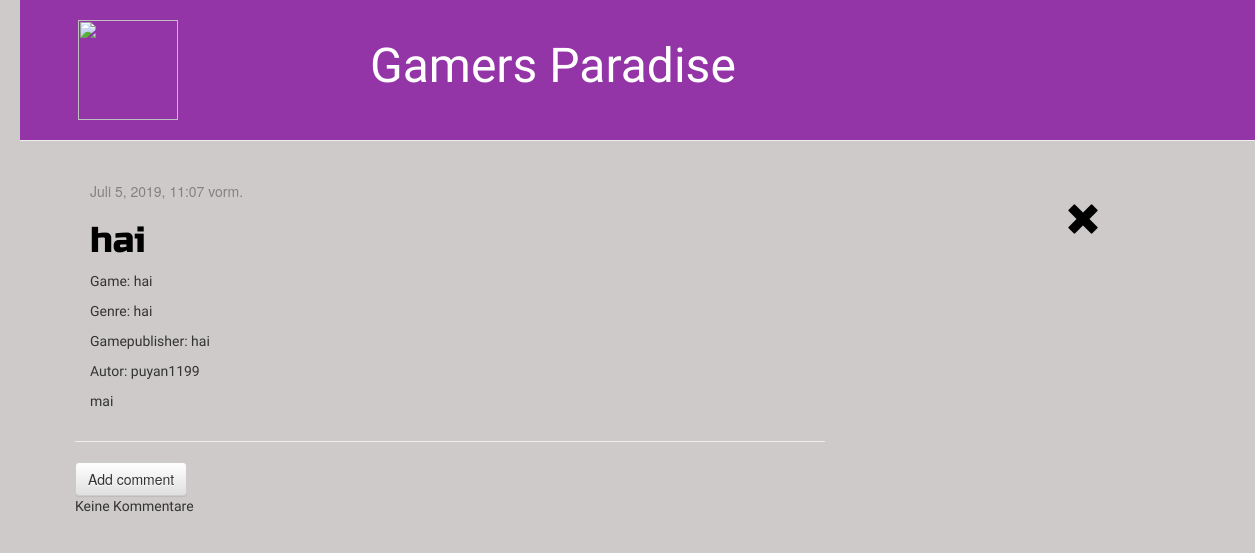
Screenshot of /post/15/ with the database file from the repository.
### blog/models.py (models this page shows, shortened)
class Post(models.Model):
    author = models.ForeignKey(settings.AUTH_USER_MODEL, on_delete=models.CASCADE)
    title = models.CharField(max_length=200)
    text = models.TextField()
    created_date = models.DateTimeField(default=timezone.now)
    published_date = models.DateTimeField(blank=True, null=True)
    game = models.CharField(max_length=200, default=' ')
    gamepublisher = models.CharField(max_length=200, default=' ')
    genre = models.CharField(max_length=200, default=' ')

### blog/views.py (the view)
# urls.py: path('post/<int:pk>/', views.post_detail, name='post_detail'),
def post_detail(request, pk):
    post = get_object_or_404(Post, pk=pk)
    return render(request, 'blog/post_detail.html', {'post': post})

### blog/templates/blog/post_detail.html (shortened to what this page needs)
{% extends 'blog/base.html' %}
{% block content %}
<div class="container">
<div class="row">
    <div class="col-md-10">
        <div class="post">
            {% if post.published_date %}
                <div class="date">
                    {{ post.published_date }}
                </div>
            {% endif %}
            <h1><a>{{ post.title }}</a></h1>
            <p> Game: {{ post.game|linebreaksbr }}</p>
            <p> Genre: {{ post.genre|linebreaksbr }}</p>
            <p> Gamepublisher: {{ post.gamepublisher|linebreaksbr }}</p>
            <p> Autor: {{ post.author|linebreaksbr }}</p>
            <p>{{ post.text|linebreaksbr }}</p>
        </div> </div>
        <div class="col-md-2">
                <h1><a href="{% url 'post_list' %}" class="top-menu"><span class="glyphicon glyphicon-remove"></span></a></h1>
            </div>
    </div>
    </div>
        <hr>
        <a class="btn btn-default" href="{% url 'add_comment_to_post' pk=post.pk %}">Add comment</a>
    {% for comment in post.comments.all %}
        <div class="comment">
            <strong>{{ comment.author }}</strong>
            <p>{{ comment.text|linebreaks }}</p>
        </div>
    {% empty %}
    <p>Keine Kommentare</p>
{% endfor %}
{% endblock %}

### blog/static/css/blog.css (style rules this page uses)
h1 a { color: rgb(0, 0, 0); font-family: 'Russo One', sans-serif; }
body { padding-left: 20px; background-color: rgb(206, 202, 202); }
h1, h2, h3, h4 { font-family: 'Russo One', sans-serif; color:black; }
p { font-family: 'Saira Semi Condensed', sans-serif; }
.date { color: #828282; }

### rows the page displays
Post: published_date "Juli 5, 2019, 11:07 vorm.", title "hai", game "hai", genre "hai", gamepublisher "hai", author "puyan1199", text "mai"
